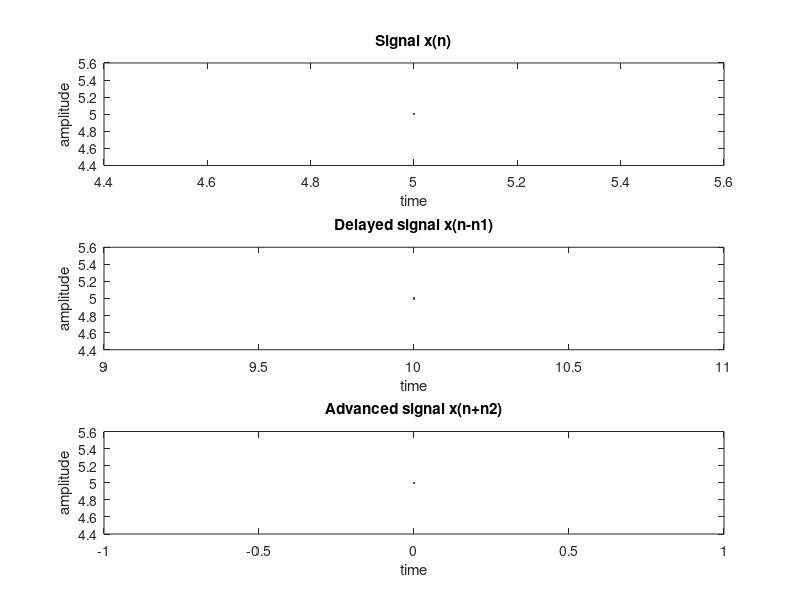

The MATLAB source for this figure:
n1=input('Enter the amount to be delayed n1=\n');
n2=input('Enter the amount to be advanced n2=\n');
n=input('length in form x:y\n');
x=input('Enter signal in form [a b ... c] x=\n');
subplot(3,1,1);
plot(n,x);

title('Signal x(n)');
xlabel('time');
ylabel('amplitude');
m=n+n1;
y=x;
subplot(3,1,2);
plot(m,y);

title('Delayed signal x(n-n1)');
xlabel('time');
ylabel('amplitude');
t=n-n2;
z=x;
subplot(3,1,3);
plot(t,z);

title('Advanced signal x(n+n2)');
xlabel('time');
ylabel('amplitude');